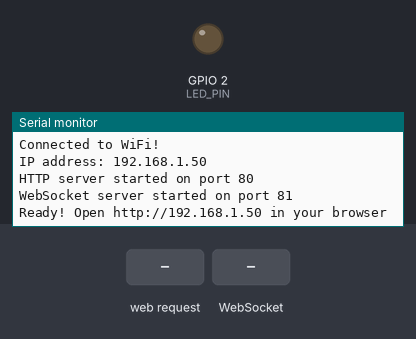
Recording of a program running on a simulated ESP32. Parts: output pins drawn as LEDs (lit = HIGH), the last lines printed to the serial monitor. Inputs (shaded band) come from the test bench. WiFi joins after 1.5 s; servers stay silent unless stated; storage starts empty.

Above: at 9.2 s.
9.3 s: HTTP request GET / received
At 10.5 s:
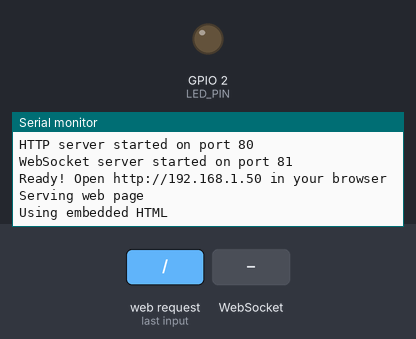
10.8 s: WebSocket text "command" received
At 11.7 s:
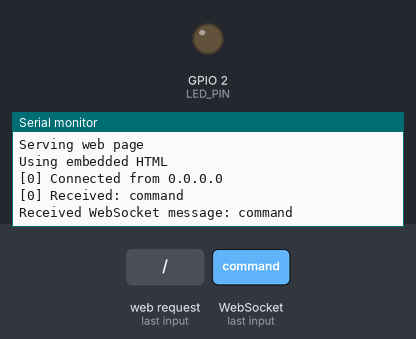
12.3 s: HTTP request GET /style.css received
At 12.8 s:
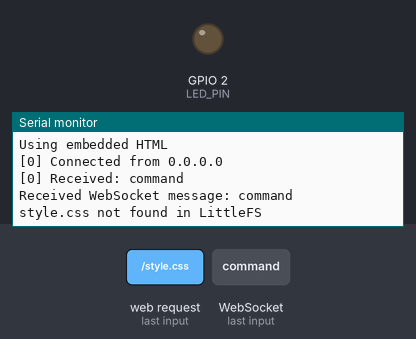
13.8 s: WebSocket text "LED_ON" received
At 15.0 s:
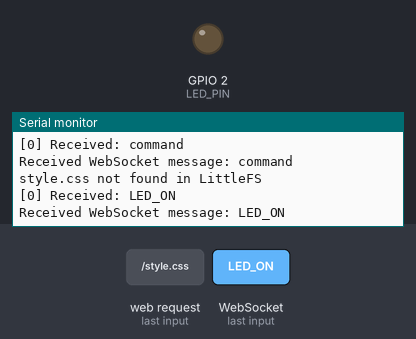
15.3 s: HTTP request GET /script.js received
At 16.5 s:
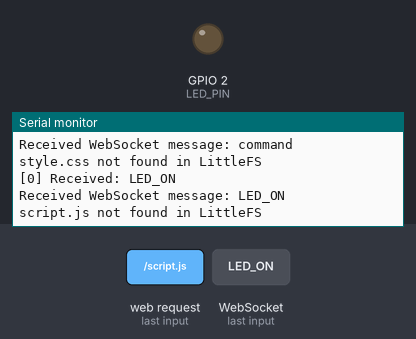
16.8 s: WebSocket text "LED_OFF" received
At 17.7 s:
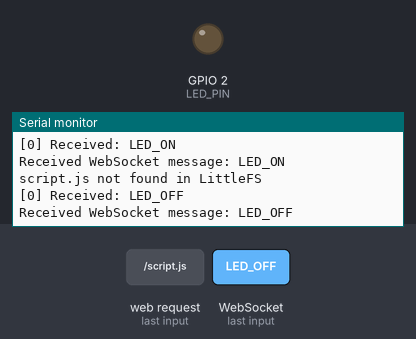

The program:

main.cpp
```cpp
#include <WiFi.h>
#include <WebSocketsServer.h>
#include <ArduinoJson.h>
#include <LittleFS.h>
#include <WebServer.h>

// Global variables
bool ledState = false; // Virtual LED state
const int LED_PIN = 2; // Built-in LED (GPIO2)
// uint32_t counter = 0;     // Counter variable

// WiFi credentials
const char *ssid = "IOT2";
const char *password = "369369369";

// WebSocket server on port 81
WebSocketsServer webSocket = WebSocketsServer(81);

// Global variables
uint32_t counter = 0;
unsigned long startTime = 0;
uint8_t clientCount = 0;
bool useFilesystem = false;

// Web server on port 80
WebServer server(80);

// Embedded HTML as fallback
const char html_content[] PROGMEM = R"rawliteral(
<!DOCTYPE html>
<html>
<head>
    <title>ESP32 WebSocket Control</title>
    <meta name="viewport" content="width=device-width, initial-scale=1">
    <style>
        body { font-family: Arial; margin: 20px; background: #f0f0f0; }
        .container { max-width: 600px; margin: 0 auto; background: white; padding: 20px; border-radius: 10px; box-shadow: 0 2px 10px rgba(0,0,0,0.1); }
        .status { padding: 10px; margin: 10px 0; border-radius: 5px; font-weight: bold; }
        .connected { background: #d4edda; color: #155724; border: 1px solid #c3e6cb; }
        .disconnected { background: #f8d7da; color: #721c24; border: 1px solid #f5c6cb; }
        .button { padding: 12px 24px; margin: 5px; border: none; border-radius: 5px; cursor: pointer; font-size: 16px; }
        .btn-on { background: #28a745; color: white; }
        .btn-off { background: #dc3545; color: white; }
        .btn-info { background: #17a2b8; color: white; }
        .messages { margin-top: 20px; padding: 10px; background: #f8f9fa; border-radius: 5px; max-height: 300px; overflow-y: auto; font-family: monospace; font-size: 12px; }
        .message { margin: 5px 0; padding: 5px; border-left: 3px solid #007bff; background: white; }
        .file-indicator { background: #ffc107; color: #856404; padding: 5px 10px; border-radius: 3px; font-size: 12px; margin-left: 10px; }
    </style>
</head>
<body>
    <div class="container">
        <h1>ESP32 WebSocket Control
            <span class="file-indicator" id="fileIndicator">Embedded</span>
        </h1>
        <div id="status" class="status disconnected">Disconnected</div>

        <div>
            <button class="button btn-on" onclick="sendCommand('LED_ON')">LED ON</button>
            <button class="button btn-off" onclick="sendCommand('LED_OFF')">LED OFF</button>
            <button class="button btn-info" onclick="sendCommand('GET_STATUS')">Get Status</button>
            <button class="button" onclick="sendCommand('RESTART')" style="background: #6c757d; color: white;">Restart</button>
        </div>

        <div id="systemInfo" style="margin: 20px 0; padding: 15px; background: #e9ecef; border-radius: 5px;">
            <strong>System Info:</strong><br>
            LED: <span id="ledStatus">Unknown</span><br>
            Heap: <span id="heap">-</span><br>
            Uptime: <span id="uptime">-</span><br>
            Filesystem: <span id="fsStatus">Embedded HTML</span>
        </div>

        <div class="messages" id="messages"></div>
    </div>

    <script>
        var websocket;

        function initWebSocket() {
            var wsUri = "ws://" + window.location.hostname + ":81/";
            websocket = new WebSocket(wsUri);

            websocket.onopen = function(event) {
                document.getElementById('status').className = 'status connected';
                document.getElementById('status').textContent = 'Connected to ESP32';
                addMessage('WebSocket connection opened');
            };

            websocket.onclose = function(event) {
                document.getElementById('status').className = 'status disconnected';
                document.getElementById('status').textContent = 'Disconnected - Reconnecting...';
                addMessage('WebSocket connection closed');
                setTimeout(initWebSocket, 2000);
            };

            websocket.onmessage = function(event) {
                addMessage('Received: ' + event.data);
                try {
                    var data = JSON.parse(event.data);
                    if (data.type === 'system_info') {
                        updateSystemInfo(data);
                    } else if (data.type === 'filesystem_status') {
                        document.getElementById('fsStatus').textContent = data.status;
                        document.getElementById('fileIndicator').textContent = data.usingFilesystem ? 'Filesystem' : 'Embedded';
                    }
                } catch(e) {
                    // Not JSON, check for LED status messages
                    if (event.data.includes('LED turned ON')) {
                        document.getElementById('ledStatus').textContent = 'ON';
                        document.getElementById('ledStatus').style.color = '#28a745';
                    } else if (event.data.includes('LED turned OFF')) {
                        document.getElementById('ledStatus').textContent = 'OFF';
                        document.getElementById('ledStatus').style.color = '#dc3545';
                    }
                }
            };

            websocket.onerror = function(event) {
                addMessage('WebSocket error: ' + event);
            };
        }

        function updateSystemInfo(data) {
            document.getElementById('ledStatus').textContent = data.ledStatus ? 'ON' : 'OFF';
            document.getElementById('ledStatus').style.color = data.ledStatus ? '#28a745' : '#dc3545';
            document.getElementById('heap').textContent = Math.round(data.freeHeap / 1024) + ' KB';
            document.getElementById('uptime').textContent = formatUptime(data.uptime);
        }

        function sendCommand(command) {
            if (websocket && websocket.readyState === WebSocket.OPEN) {
                var message = JSON.stringify({
                    type: 'command',
                    command: command,
                    timestamp: Date.now()
                });
                websocket.send(message);
                addMessage('Sent: ' + command);
            } else {
                addMessage('WebSocket not connected');
            }
        }

        function addMessage(message) {
            var messagesDiv = document.getElementById('messages');
            var messageElement = document.createElement('div');
            messageElement.className = 'message';
            messageElement.textContent = new Date().toLocaleTimeString() + ': ' + message;
            messagesDiv.appendChild(messageElement);
            messagesDiv.scrollTop = messagesDiv.scrollHeight;
        }

        function formatUptime(seconds) {
            var hours = Math.floor(seconds / 3600);
            var minutes = Math.floor((seconds % 3600) / 60);
            var secs = seconds % 60;
            return hours + 'h ' + minutes + 'm ' + secs + 's';
        }

        // Initialize when page loads
        window.onload = initWebSocket;
    </script>
</body>
</html>
)rawliteral";

void sendSystemInfo(uint8_t num)
{
  DynamicJsonDocument doc(512);
  doc["type"] = "system_info";
  doc["ledStatus"] = ledState;
  doc["counter"] = counter;
  doc["freeHeap"] = ESP.getFreeHeap();
  doc["uptime"] = millis() / 1000;

  String response;
  serializeJson(doc, response);
  webSocket.sendTXT(num, response);
}

void sendSystemInfoToAll()
{
  DynamicJsonDocument doc(512);
  doc["type"] = "system_info";
  doc["ledStatus"] = ledState;
  doc["counter"] = counter; //
  doc["freeHeap"] = ESP.getFreeHeap();
  doc["uptime"] = millis() / 1000;

  String response;
  serializeJson(doc, response);
  webSocket.broadcastTXT(response);
}

void sendFilesystemStatus(uint8_t num)
{
  DynamicJsonDocument doc(256);
  doc["type"] = "filesystem_status";
  doc["usingFilesystem"] = useFilesystem;
  doc["status"] = useFilesystem ? "LittleFS Active" : "Embedded HTML";

  String response;
  serializeJson(doc, response);
  webSocket.sendTXT(num, response);
}

void listAllFiles()
{
  Serial.println("=== LittleFS File Listing ===");
  File root = LittleFS.open("/");
  if (!root)
  {
    Serial.println("Failed to open root directory");
    return;
  }

  if (!root.isDirectory())
  {
    Serial.println("Root is not a directory");
    root.close();
    return;
  }

  File file = root.openNextFile();
  int fileCount = 0;

  while (file)
  {
    fileCount++;
    Serial.printf("  File: %s, Size: %d bytes\n", file.name(), file.size());
    file = root.openNextFile();
  }

  root.close();

  if (fileCount == 0)
  {
    Serial.println("  No files found in LittleFS");
  }
  else
  {
    Serial.printf("Total files: %d\n", fileCount);
    useFilesystem = true;
  }
  Serial.println("=============================");
}
void handleWebSocketMessage(uint8_t num, uint8_t *payload, size_t length)
{
  String receivedPayload = String((char *)payload);
  Serial.println("Received WebSocket message: " + receivedPayload); // Debug lineF
  DynamicJsonDocument doc(1024);
  DeserializationError error = deserializeJson(doc, payload);

  if (!error)
  {
    String type = doc["type"];
    String command = doc["command"];
    Serial.println("Message type: " + type); // Debug line
    Serial.println("Command: " + command);   // Debug line
    if (type == "command")
    {
      if (command == "LED_ON")
      {
        ledState = true;
        // physically set built-in LED
        digitalWrite(LED_PIN, HIGH);
        webSocket.sendTXT(num, "LED turned ON");
        Serial.println("LED turned ON (GPIO2 HIGH)");
        sendSystemInfoToAll();
      }
      else if (command == "LED_OFF")
      {
        ledState = false;
        // physically clear built-in LED
        digitalWrite(LED_PIN, LOW);
        webSocket.sendTXT(num, "LED turned OFF");
        Serial.println("LED turned OFF (GPIO2 LOW)");
        sendSystemInfoToAll();
      }
      else if (command == "GET_STATUS")
      {
        sendSystemInfo(num);
        sendFilesystemStatus(num);
        Serial.println("Status requested");
      }
      else if (command == "RESTART")
      {
        webSocket.sendTXT(num, "Restarting ESP32...");
        delay(1000);
        ESP.restart();
      }
    }
  }
  else
  {
    // If not JSON, echo as plain text
    String message = String((char *)payload);
    webSocket.sendTXT(num, "Echo: " + message);
  }
}

void handleRoot()
{
  Serial.println("Serving web page");
  if (useFilesystem && LittleFS.exists("/index.html"))
  {
    Serial.println("Using filesystem index.html");
    File file = LittleFS.open("/index.html", "r");
    server.streamFile(file, "text/html");
    file.close();
  }
  else
  {
    Serial.println("Using embedded HTML");
    server.send(200, "text/html", html_content);
  }
}

void handleCSS()
{
  if (useFilesystem && LittleFS.exists("/style.css"))
  {
    File file = LittleFS.open("/style.css", "r");
    server.streamFile(file, "text/css");
    file.close();
    Serial.println("Served style.css from LittleFS");
  }
  else
  {
    server.send(404, "text/plain", "CSS not found");
    Serial.println("style.css not found in LittleFS");
  }
}

void handleJS()
{
  if (useFilesystem && LittleFS.exists("/script.js"))
  {
    File file = LittleFS.open("/script.js", "r");
    server.streamFile(file, "application/javascript");
    file.close();
    Serial.println("Served script.js from LittleFS");
  }
  else
  {
    server.send(404, "text/plain", "JS not found");
    Serial.println("script.js not found in LittleFS");
  }
}

void handleNotFound()
{
  server.send(404, "text/plain", "File Not Found: " + server.uri());
  Serial.println("404 Not Found: " + server.uri());
}

void webSocketEvent(uint8_t num, WStype_t type, uint8_t *payload, size_t length)
{
  switch (type)
  {
  case WStype_DISCONNECTED:
    Serial.printf("[%u] Disconnected!\n", num);
    clientCount = webSocket.connectedClients();
    break;

  case WStype_CONNECTED:
  {
    IPAddress ip = webSocket.remoteIP(num);
    Serial.printf("[%u] Connected from %s\n", num, ip.toString().c_str());

    // Send welcome message
    String welcomeMsg = "Connected to ESP32. Client #" + String(num);
    webSocket.sendTXT(num, welcomeMsg);

    // Send initial status
    sendSystemInfo(num);
    sendFilesystemStatus(num);
    clientCount = webSocket.connectedClients();
  }
  break;

  case WStype_TEXT:
    Serial.printf("[%u] Received: %s\n", num, payload);
    handleWebSocketMessage(num, payload, length);
    break;

  case WStype_BIN:
    Serial.printf("[%u] Received binary length: %u\n", num, length);
    break;
  }
}

void setup()
{
  delay(5000);
  Serial.begin(115200);
  delay(1000);

  Serial.println("\n=== ESP32 WebSocket Server ===");

  // Initialize built-in LED (GPIO2)
  pinMode(LED_PIN, OUTPUT);
  digitalWrite(LED_PIN, LOW);
  ledState = false;
  Serial.println("Built-in LED (GPIO2) initialized and set LOW");

  // Initialize LittleFS
  Serial.println("Mounting LittleFS...");
  if (LittleFS.begin(true))
  {
    Serial.println("LittleFS mounted successfully");
    listAllFiles();
  }
  else
  {
    Serial.println("LittleFS mount failed");
    useFilesystem = false;
  }

  // Connect to WiFi
  Serial.printf("Connecting to WiFi: %s", ssid);
  WiFi.begin(ssid, password);

  while (WiFi.status() != WL_CONNECTED)
  {
    delay(1000);
    Serial.print(".");
  }

  Serial.println("\nConnected to WiFi!");
  Serial.print("IP address: ");
  Serial.println(WiFi.localIP());

  // Setup HTTP routes
  server.on("/", handleRoot);
  server.on("/style.css", handleCSS);
  server.on("/script.js", handleJS);
  server.onNotFound(handleNotFound);

  // Start servers
  server.begin();
  webSocket.begin();
  webSocket.onEvent(webSocketEvent);

  Serial.println("HTTP server started on port 80");
  Serial.println("WebSocket server started on port 81");
  Serial.println("Ready! Open http://" + WiFi.localIP().toString() + " in your browser");

  startTime = millis();
}

void loop()
{
  webSocket.loop();
  server.handleClient();

  // Increment counter every second
  static unsigned long lastCount = 0;
  if (millis() - lastCount > 1000)
  {
    lastCount = millis();
    counter++;
  }

  // Broadcast system info every second (changed from 10 seconds to show real-time updates)
  static unsigned long lastBroadcast = 0;
  if (millis() - lastBroadcast > 1000)
  {
    lastBroadcast = millis();
    sendSystemInfoToAll();
  }

  while (WiFi.status() != WL_CONNECTED)
  {
    Serial.print(".");
    WiFi.begin(ssid, password);
    delay(1000);
  }

  delay(10);
}
```

Measured:
- after the input at 9.3 s, the serial monitor: prints a new line at once (image 1)
- after the input at 10.8 s, the serial monitor: prints a new line at once (image 2)
- after the input at 12.3 s, the serial monitor: prints a new line at once (image 3)
- after the input at 13.8 s, the serial monitor: prints a new line at once (image 4)
- after the input at 15.3 s, the serial monitor: prints a new line at once (image 5)
- after the input at 16.8 s, the serial monitor: prints a new line at once (image 6)
